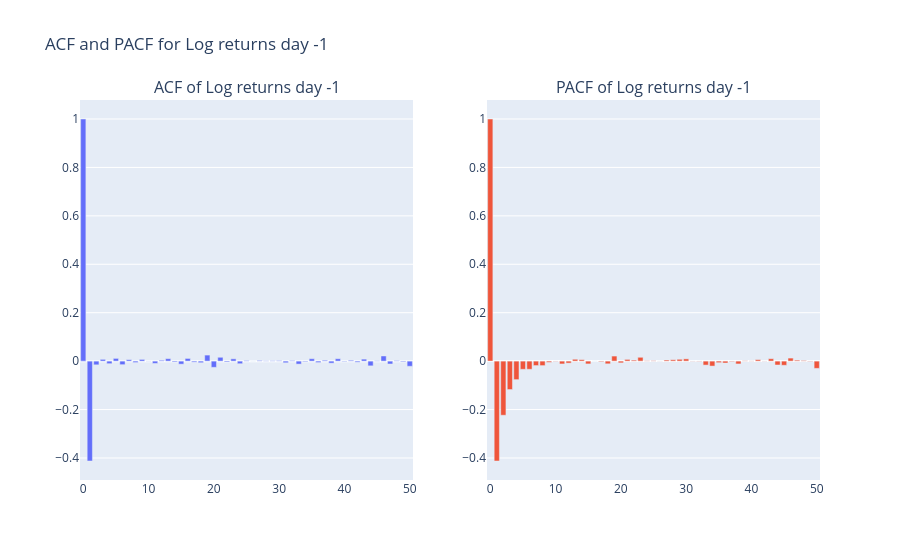
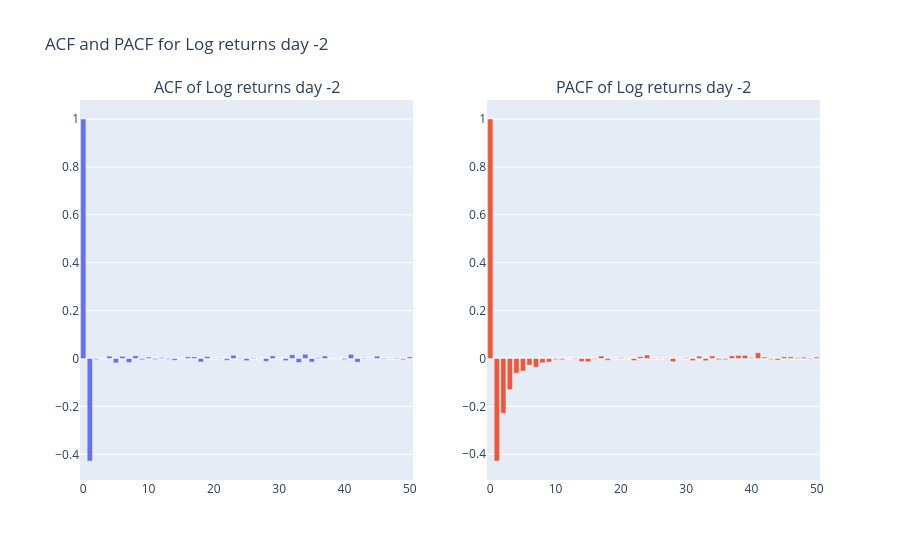

Notebook source saved alongside these figures, in order:
### Markdown cell above
---
## Autocorrelation: ACF, PACF & Ljung-Box Test

### Theory

**Autocorrelation at lag k** measures the linear correlation between `y_t` and `y_{t-k}`.
$$\rho_k = \frac{\text{Cov}(y_t, y_{t-k})}{\text{Var}(y_t)}$$

In an **efficient market**, returns should have zero autocorrelation — past prices contain no information about future prices.

#### ACF (Autocorrelation Function)
Plots ρ_k for all lags k. Includes the *indirect* effect of intermediate lags.

#### PACF (Partial ACF)
Plots the correlation at lag k *after removing* the effect of lags 1 through k-1.  
Useful for identifying the order of an AR process:
- If PACF cuts off at lag p → AR(p) process

#### Ljung-Box Test
Formal joint test: are *all* autocorrelations up to lag k simultaneously zero?
- **H₀:** No autocorrelation up to lag k
- Low p-value → significant autocorrelation present

**Confidence bands** in ACF/PACF plots are ±1.96/√N — spikes outside these are significant at the 5% level.

### Code cell
from plotly.subplots import make_subplots

# plotting ACF and PACF for log returns of day -1
def plot_acf_pacf(series, series_name='Series', lags=50):
    acf_vals = acf(series.dropna(), nlags=lags)
    pacf_vals = pacf(series.dropna(), nlags=lags)

    fig = make_subplots(rows=1, cols=2, subplot_titles=(f'ACF of {series_name}', f'PACF of {series_name}'))
    fig.add_trace(go.Bar(x=np.arange(len(acf_vals)), y=acf_vals, name='ACF'), row=1, col=1)
    fig.add_trace(go.Bar(x=np.arange(len(pacf_vals)), y=pacf_vals, name='PACF'), row=1, col=2)
    fig.update_layout(title=f'ACF and PACF for {series_name}', showlegend=False)
    fig.show()

plot_acf_pacf(log_returns1, 'Log returns day -1')
plot_acf_pacf(log_returns2, 'Log returns day -2')

### Figure 1 — Plotly figure (JSON) as saved in the notebook; plotly's stock layout.template omitted (floating-point values rounded to 4 significant figures)
{"data": [{"name": "ACF", "type": "bar", "x": [0, 1, 2, 3, 4, 5, 6, 7, 8, 9, 10, 11, 12, 13, 14, 15, 16, 17, 18, 19, 20, 21, 22, 23, 24, 25, 26, 27, 28, 29, 30, 31, 32, 33, 34, 35, 36, 37, 38, 39, 40, 41, 42, 43, 44, 45, 46, 47, 48, 49, 50], "xaxis": "x", "y": [1.0, -0.4125, -0.01531, 0.007328, -0.01058, 0.01127, -0.01461, 0.005968, -0.005931, 0.007107, -0.000471, -0.009419, 0.003495, 0.01018, -0.00351, -0.01252, 0.01111, -0.00431, -0.006568, 0.02496, -0.02562, 0.01589, -0.003689, 0.009486, -0.01078, 0.002524, 8.638e-05, 0.002859, 0.001164, 0.001511, 0.002099, -0.006818, 0.0022, -0.01228, -0.002622, 0.009931, -0.005913, 0.003599, -0.00841, 0.009913, -0.001933, 0.003444, -0.00447, 0.008258, -0.01949, 0.001404, 0.02127, -0.01177, 0.002215, -0.002828, -0.02126], "yaxis": "y"}, {"name": "PACF", "type": "bar", "x": [0, 1, 2, 3, 4, 5, 6, 7, 8, 9, 10, 11, 12, 13, 14, 15, 16, 17, 18, 19, 20, 21, 22, 23, 24, 25, 26, 27, 28, 29, 30, 31, 32, 33, 34, 35, 36, 37, 38, 39, 40, 41, 42, 43, 44, 45, 46, 47, 48, 49, 50], "xaxis": "x2", "y": [1.0, -0.4125, -0.2235, -0.1175, -0.0765, -0.03388, -0.03364, -0.01841, -0.01852, -0.005117, -0.0014, -0.01168, -0.008203, 0.007677, 0.00599, -0.01156, 0.0001057, -0.002613, -0.01115, 0.0209, -0.007183, 0.007122, 0.004134, 0.01584, 0.001392, 0.001647, -0.0002638, 0.004603, 0.005697, 0.007639, 0.009285, -0.0008829, -0.001244, -0.0164, -0.02049, -0.006341, -0.007865, -0.002205, -0.01171, 0.001333, 0.0007688, 0.006163, -0.0006023, 0.00997, -0.01606, -0.01724, 0.01255, 0.004056, 0.002661, -0.001673, -0.03], "yaxis": "y2"}], "layout": {"annotations": [{"font": {"size": 16}, "showarrow": false, "text": "ACF of Log returns day -1", "x": 0.225, "xanchor": "center", "xref": "paper", "y": 1, "yanchor": "bottom", "yref": "paper"}, {"font": {"size": 16}, "showarrow": false, "text": "PACF of Log returns day -1", "x": 0.775, "xanchor": "center", "xref": "paper", "y": 1, "yanchor": "bottom", "yref": "paper"}], "showlegend": false, "title": {"text": "ACF and PACF for Log returns day -1"}, "xaxis": {"anchor": "y", "domain": [0, 0.45]}, "xaxis2": {"anchor": "y2", "domain": [0.55, 1]}, "yaxis": {"anchor": "x", "domain": [0, 1]}, "yaxis2": {"anchor": "x2", "domain": [0, 1]}}}

### Figure 2 — Plotly figure (JSON) as saved in the notebook; plotly's stock layout.template omitted (floating-point values rounded to 4 significant figures)
{"data": [{"name": "ACF", "type": "bar", "x": [0, 1, 2, 3, 4, 5, 6, 7, 8, 9, 10, 11, 12, 13, 14, 15, 16, 17, 18, 19, 20, 21, 22, 23, 24, 25, 26, 27, 28, 29, 30, 31, 32, 33, 34, 35, 36, 37, 38, 39, 40, 41, 42, 43, 44, 45, 46, 47, 48, 49, 50], "xaxis": "x", "y": [1.0, -0.428, -0.003602, -0.0004246, 0.009964, -0.01821, 0.009048, -0.01638, 0.01105, -0.004978, 0.005789, -0.004168, 0.00373, -0.003286, -0.006849, -0.0007318, 0.006886, 0.006583, -0.01454, 0.007883, 0.001618, -0.001572, -0.007171, 0.01325, 0.00233, -0.008858, 0.002571, 0.001164, -0.01154, 0.01083, -0.0008446, -0.008808, 0.01557, -0.0168, 0.01761, -0.01472, 0.003395, 0.01026, -0.0002175, 0.0007073, -0.004397, 0.01726, -0.01501, -0.002241, -0.0008265, 0.009754, -0.002673, -0.001337, 0.002385, -0.004676, 0.006647], "yaxis": "y"}, {"name": "PACF", "type": "bar", "x": [0, 1, 2, 3, 4, 5, 6, 7, 8, 9, 10, 11, 12, 13, 14, 15, 16, 17, 18, 19, 20, 21, 22, 23, 24, 25, 26, 27, 28, 29, 30, 31, 32, 33, 34, 35, 36, 37, 38, 39, 40, 41, 42, 43, 44, 45, 46, 47, 48, 49, 50], "xaxis": "x2", "y": [1.0, -0.428, -0.2287, -0.1294, -0.06141, -0.05224, -0.02752, -0.03627, -0.01776, -0.01497, -0.004019, -0.004973, -0.0002331, -0.002597, -0.01253, -0.01387, -0.003081, 0.0101, -0.007097, -0.001022, 0.002724, 0.001451, -0.008237, 0.007398, 0.01459, 0.002073, 0.001528, 0.001906, -0.01306, -0.001074, 0.002337, -0.008674, 0.009642, -0.009249, 0.01056, -0.005005, -0.004728, 0.01091, 0.01289, 0.01308, 0.003129, 0.02385, 0.005568, -0.003531, -0.006523, 0.006811, 0.006573, 0.003148, 0.00542, -0.002491, 0.005546], "yaxis": "y2"}], "layout": {"annotations": [{"font": {"size": 16}, "showarrow": false, "text": "ACF of Log returns day -2", "x": 0.225, "xanchor": "center", "xref": "paper", "y": 1, "yanchor": "bottom", "yref": "paper"}, {"font": {"size": 16}, "showarrow": false, "text": "PACF of Log returns day -2", "x": 0.775, "xanchor": "center", "xref": "paper", "y": 1, "yanchor": "bottom", "yref": "paper"}], "showlegend": false, "title": {"text": "ACF and PACF for Log returns day -2"}, "xaxis": {"anchor": "y", "domain": [0, 0.45]}, "xaxis2": {"anchor": "y2", "domain": [0.55, 1]}, "yaxis": {"anchor": "x", "domain": [0, 1]}, "yaxis2": {"anchor": "x2", "domain": [0, 1]}}}
